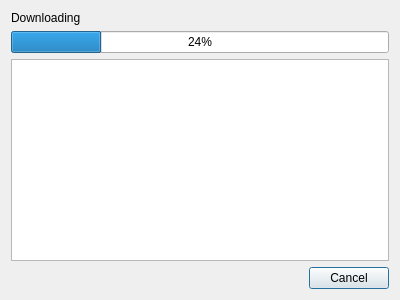
<?xml version="1.0" encoding="UTF-8"?>
<ui version="4.0">
 <class>FilesDownloadDialog</class>
 <widget class="QDialog" name="FilesDownloadDialog">
  <property name="geometry">
   <rect>
    <x>0</x>
    <y>0</y>
    <width>400</width>
    <height>300</height>
   </rect>
  </property>
  <property name="windowTitle">
   <string>Dialog</string>
  </property>
  <layout class="QVBoxLayout" name="verticalLayout">
   <item>
    <widget class="QLabel" name="label">
     <property name="text">
      <string>Downloading</string>
     </property>
    </widget>
   </item>
   <item>
    <widget class="QProgressBar" name="progressBar">
     <property name="value">
      <number>24</number>
     </property>
    </widget>
   </item>
   <item>
    <widget class="QListWidget" name="listWidget"/>
   </item>
   <item>
    <widget class="QDialogButtonBox" name="buttonBox">
     <property name="orientation">
      <enum>Qt::Horizontal</enum>
     </property>
     <property name="standardButtons">
      <set>QDialogButtonBox::Cancel</set>
     </property>
    </widget>
   </item>
  </layout>
 </widget>
 <resources/>
 <connections>
  <connection>
   <sender>buttonBox</sender>
   <signal>rejected()</signal>
   <receiver>FilesDownloadDialog</receiver>
   <slot>reject()</slot>
   <hints>
    <hint type="sourcelabel">
     <x>316</x>
     <y>260</y>
    </hint>
    <hint type="destinationlabel">
     <x>286</x>
     <y>274</y>
    </hint>
   </hints>
  </connection>
  <connection>
   <sender>buttonBox</sender>
   <signal>accepted()</signal>
   <receiver>FilesDownloadDialog</receiver>
   <slot>accept()</slot>
   <hints>
    <hint type="sourcelabel">
     <x>248</x>
     <y>254</y>
    </hint>
    <hint type="destinationlabel">
     <x>157</x>
     <y>274</y>
    </hint>
   </hints>
  </connection>
 </connections>
</ui>
